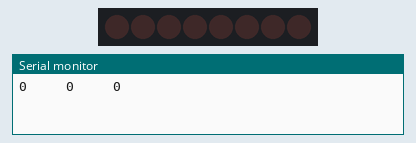
This sketch was run on a simulated Arduino Uno, built with avr-gcc and run on an emulated ATmega328P. Shown: 8 shift-register outputs drawn as a row of LEDs (first output left, lit = HIGH), the last lines printed to the serial monitor. Wiring (inferred from the names in the program): shift register (74HC595): data pin 12; shift clock pin 9; latch pin 11. Wiring (inferred from the signals the program sends): row of LEDs: on Q0, Q1, Q2, Q3, Q4, Q5, Q6, Q7.

Above: at 0.5 s.
At 3.5 s:
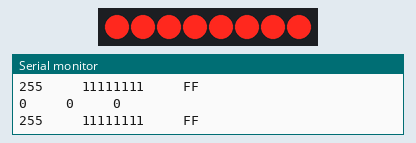
Timing chart, 0 to 4.6 s (numbered marks = the images above):
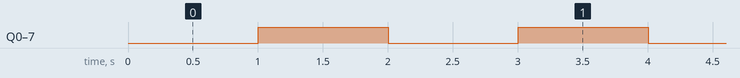

Measured:
- by itself, Q0–7: alternates HIGH for 1.0 s and LOW for 1.0 s

The sketch:

sketch_sep3b_UsingForLoopsToCountInHexTo255.ino
```cpp
/*This program uses a for loop to count in binary from 0x00 to 0xFF equivalent of 255 then resets back to zero */
int latchPin= 11;   //set the latch pin of shift register to pin 11 of the arduino
int clockPin=9;     //set clockPin of shift register to pin 9 of the arduino
int dataPin=12;      //set dataPin of the shift register to pin 12 of the arduino
int dt = 1000;
int mod;

byte myByte= 0x00;          //declare a variable LED of type byte

void setup() {
  Serial.begin(9600);                     //begin the serial monitor at a baud rate of 9600
  pinMode(latchPin, OUTPUT);              //initialize latchPin as on output pin
  pinMode(clockPin, OUTPUT);              //initialize clocPin as on output pin
  pinMode(dataPin, OUTPUT);               //initialize dataPin as on output pin

}

void loop() {

      digitalWrite(latchPin, LOW);     //write a low to latch pin to indicate writing; refer to microprocessors knowledge i8086
      shiftOut(dataPin, clockPin, LSBFIRST,myByte);
      digitalWrite(latchPin, HIGH);

      Serial.print(myByte, DEC);
      Serial.print("     ");
      Serial.print(myByte, BIN);
      Serial.print("     ");
      Serial.println(myByte, HEX);


      myByte=255-myByte;

      delay(dt);


  }
```
